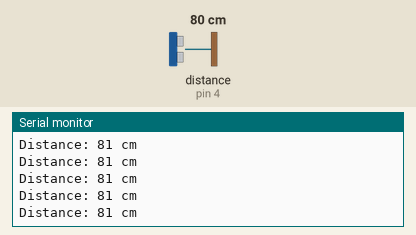
Bench run of a sketch on a simulated Arduino Uno, built with avr-gcc and run on an emulated ATmega328P. Parts: the last lines printed to the serial monitor. Inputs (shaded band) come from the test bench; at power-on: distance to the obstacle (sensor on pin 4) 80 cm. The echo pulse lasts 58.3 µs per cm; the audio player accepts every command and is not drawn.

Above: at 3.7 s.
3.8 s: distance to the obstacle (sensor on pin 4) set to 2 cm
At 5.0 s:
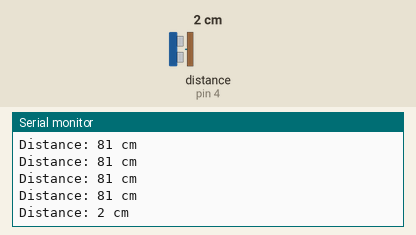
5.3 s: distance to the obstacle (sensor on pin 4) set to 250 cm
At 6.0 s:
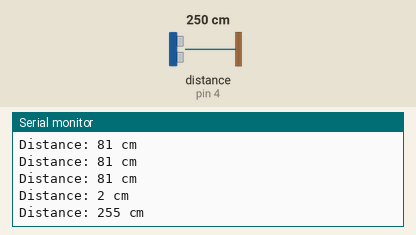
8.3 s: distance to the obstacle (sensor on pin 4) set to 60 cm
At 8.3 s:
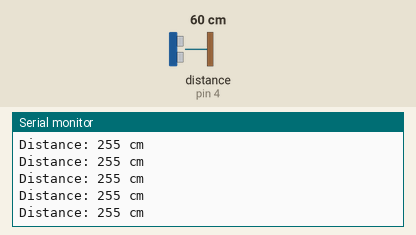
11.3 s: distance to the obstacle (sensor on pin 4) set to 299 cm
At 11.36 s:
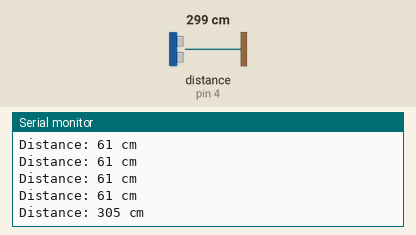
Timing chart, 0 to 14.3 s (numbered marks = the images above; inputs shaded):
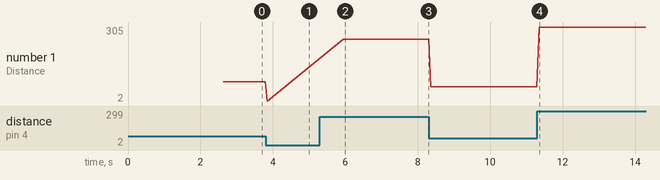

Measured:
- after the input at 3.8 s, the serial monitor: prints a new line at once (image 1)
- after the input at 5.3 s, the serial monitor: prints a new line after 0.64 s (image 2)
- after the input at 11.3 s, the serial monitor: prints a new line after 0.06 s (image 4)
- plotted number 1: 81 → 2 after the input at 3.8 s, 2 → 255 after the input at 5.3 s, 255 → 61 after the input at 8.3 s, 61 → 305 after the input at 11.3 s

The sketch:

distance_meter_with_sound.ino
```cpp
/*Written by Mayank Srivastav*/
#include "SoftwareSerial.h"
#include "DFRobotDFPlayerMini.h"

// Include the necessary libraries
#include <NewPing.h>
// Define the pins for ultrasonic sensor
#define TRIGGER_PIN 5
#define ECHO_PIN 4
// Create an instance of the NewPing library
NewPing sonar(TRIGGER_PIN, ECHO_PIN);

// Use pins 2 and 3 to communicate with DFPlayer Mini
static const uint8_t PIN_MP3_TX = 3; // Connects to module's RX
static const uint8_t PIN_MP3_RX = 2; // Connects to module's TX
SoftwareSerial softwareSerial(PIN_MP3_RX, PIN_MP3_TX);

// Create the Player object
DFRobotDFPlayerMini player;

void setup() {

  // Init USB serial port for debugging
  Serial.begin(9600);
  // Init serial port for DFPlayer Mini
  softwareSerial.begin(9600);

  // Start communication with DFPlayer Mini
  if (player.begin(softwareSerial)) {
   Serial.println("OK");

    // Set volume to maximum (0 to 30)
    player.volume(30);
     player.play(21);
    delay(2000);
    player.play(0);

  } else {
    Serial.println("Connecting to DFPlayer Mini failed!");
  }
}

void loop() {
  digitalWrite(A2,LOW);
  delay(50); // Delay between measurements
 digitalWrite(A2,LOW);
  // Send a ping and get the distance in centimeters
  unsigned int distance = sonar.ping_cm();

  // Print the distance to the serial monitor
  Serial.print("Distance: ");
  Serial.print(distance);
  Serial.println(" cm");

if(distance==1)
{
 // Play the first MP3 file on the SD card
    player.play(1);
    delay(2000);
    }
 if(distance==2)
{
 // Play the first MP3 file on the SD card
    player.play(2);
    delay(2000);
    }
if(distance==3)
{
 // Play the first MP3 file on the SD card
    player.play(3);
    delay(1000);
    }
 if(distance==4)
{
 // Play the first MP3 file on the SD card
    player.play(4);
    delay(2000);
    }
if(distance==5)
{
 // Play the first MP3 file on the SD card
    player.play(5);
    delay(2000);
    }
 if(distance==6)
{
 // Play the first MP3 file on the SD card
    player.play(6);
    delay(2000);
    }
if(distance==7)
{
 // Play the first MP3 file on the SD card
    player.play(7);
    delay(2000);
    }
 if(distance==8)
{
 // Play the first MP3 file on the SD card
    player.play(8);
    delay(2000);
    }
if(distance==9)
{
 // Play the first MP3 file on the SD card
    player.play(9);
    delay(2000);
    }
 if(distance==10)
{
 // Play the first MP3 file on the SD card
    player.play(10);
    delay(2000);
    }
if(distance==11)
{
 // Play the first MP3 file on the SD card
    player.play(12);
    delay(2000);
    }
 if(distance==12)
{
 // Play the first MP3 file on the SD card
    player.play(13);
    delay(2000);
    }
if(distance==13)
{
 // Play the first MP3 file on the SD card
    player.play(13);
    delay(1000);
    }
 if(distance==11)
{
 // Play the first MP3 file on the SD card
    player.play(14);
    delay(2000);
    }
if(distance==15)
{
 // Play the first MP3 file on the SD card
    player.play(15);
    delay(2000);
    }
 if(distance==16)
{
 // Play the first MP3 file on the SD card
    player.play(16);
    delay(2000);
    }
if(distance==17)
{
 // Play the first MP3 file on the SD card
    player.play(17);
    delay(2000);
    }
 if(distance==18)
{
 // Play the first MP3 file on the SD card
    player.play(18);
    delay(2000);
    }
if(distance==19)
{
 // Play the first MP3 file on the SD card
    player.play(19);
    delay(2000);
    }
 if(distance==20)
{
 // Play the first MP3 file on the SD card
    player.play(20);
    delay(2000);
    }
}
```
